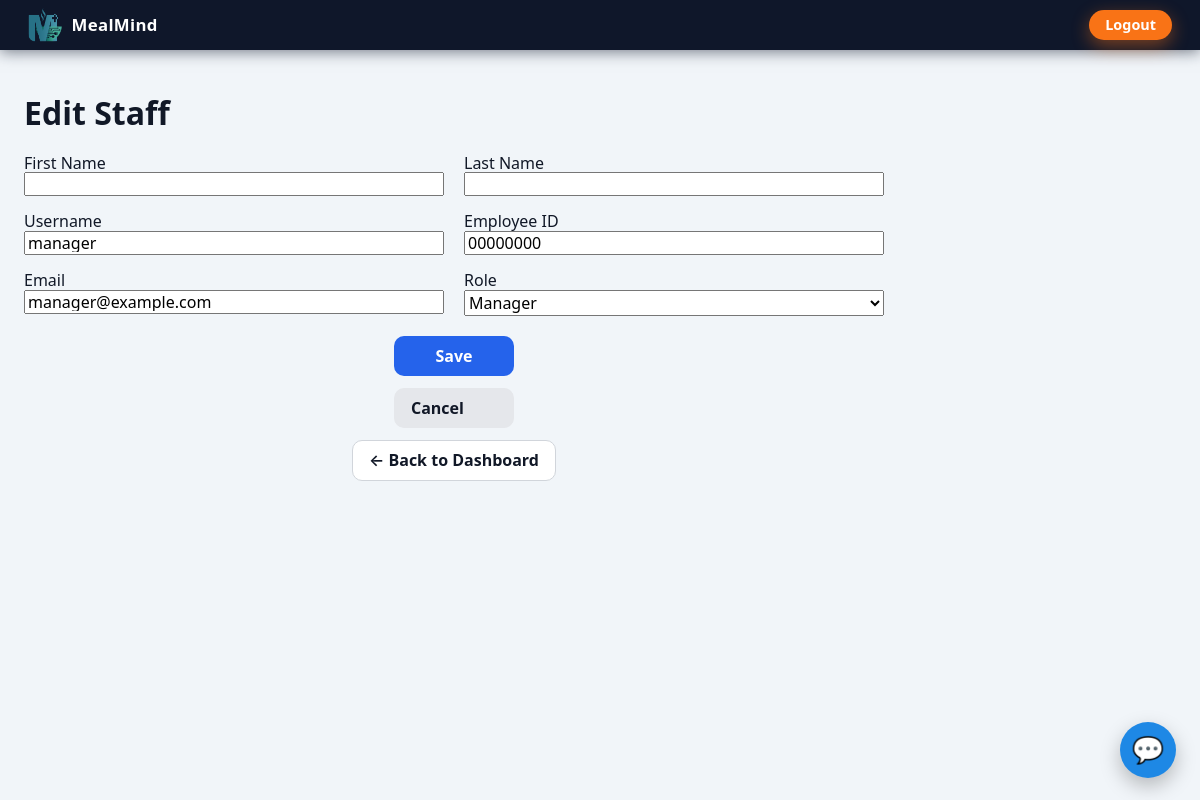
/staff/1/edit (signed in), run on the app's committed database.
### models.py (models this page shows, shortened)
class User(db.Model):
    __tablename__ = "user"
    id = db.Column(db.Integer, primary_key=True)
    first_name = db.Column(db.String(100))
    last_name = db.Column(db.String(100))
    username = db.Column(db.String(120), unique=True, index=True, nullable=False)
    employee_id = db.Column(db.String(50), unique=True, index=True)
    email = db.Column(db.String(200), index=True)
    role = db.Column(db.String(50), default="Dietary Aide")
    password_hash = db.Column(db.String(255))
    password = db.Column(db.String(255))
    must_change_password = db.Column(db.Boolean, default=False)
    mfa_enabled = db.Column(db.Boolean, default=False)
    mfa_secret = db.Column(db.String(64))
    created_at = db.Column(db.DateTime, default=datetime.utcnow)

### app.py (the view, shortened to what this page needs)
    @app.route("/staff/<int:uid>/edit", methods=["GET", "POST"])
    @login_required
    def staff_edit(uid):
        u = User.query.get_or_404(uid)
        roles = _staff_roles()
        errors = []
        values = {
            "first_name": u.first_name or "",
            "last_name": u.last_name or "",
            "username": u.username or "",
            "employee_id": u.employee_id or "",
            "email": u.email or "",
            "role": u.role or "Dietary Aide",
        }
        return render_template(
            "staff_form.html",
            mode="edit",
            values=values,
            errors=errors,
            roles=roles,
        )

### app.py (called while the page is built, shortened)
def _try_entra_login():
    from models import User
    if not current_app.config.get("USE_ENTRA_ID"):
        return

def login_required(view):
    @wraps(view)
    def wrapped(*args, **kwargs):
        if "user" not in session:
            return redirect(url_for("login"))
        return view(*args, **kwargs)
    return wrapped

### templates/staff_form.html (shortened to what this page needs)
{% extends "base.html" %}
{% block content %}
<h1>{{ 'Edit Staff' if mode == 'edit' else 'New Staff' }}</h1>
<form id="staff-form" method="post" class="form-grid">
  <div class="fg">
    <label class="form-label" for="first_name">First Name</label>
    <input id="first_name" class="form-control" type="text" name="first_name"
           value="{{ values.first_name | default('') }}" required>
  </div>
  <div class="fg">
    <label class="form-label" for="last_name">Last Name</label>
    <input id="last_name" class="form-control" type="text" name="last_name"
           value="{{ values.last_name | default('') }}" required>
  </div>
  <div class="fg">
    <label class="form-label" for="username">Username</label>
    <input id="username" class="form-control" type="text" name="username"
           value="{{ values.username | default('') }}">
  </div>
  <div class="fg">
    <label class="form-label" for="employee_id">Employee ID</label>
    <input id="employee_id" class="form-control" type="text" name="employee_id"
           value="{{ values.employee_id | default('') }}">
  </div>
  <div class="fg">
    <label class="form-label" for="email">Email</label>
    <input id="email" class="form-control" type="email" name="email"
           value="{{ values.email | default('') }}">
  </div>
  <div class="fg">
    <label class="form-label" for="role">Role</label>
    {% set current_role = values.role | default('Dietary Aide') %}
    <select id="role" class="form-select" name="role" required>
      {% for r in roles %}
        <option value="{{ r }}" {{ 'selected' if r == current_role else '' }}>{{ r }}</option>
      {% endfor %}
    </select>
  </div>
  <div class="fg fg-actions">
    <button class="btn btn-primary btn-action" type="submit">
      {{ 'Save' if mode == 'edit' else 'Create' }}
    </button>
    <a class="btn btn-secondary btn-action" href="{{ url_for('staff_list') }}">Cancel</a>
    <a class="btn btn-outline btn-action" href="{{ url_for('dashboard') }}">← Back to Dashboard</a>
  </div>
</form>
{% endblock %}

### templates/base.html (style rules this page uses)
:root { --mm-bg: #f1f5f9; --mm-topbar-bg: #0f172a; --mm-topbar-shadow: 0 2px 14px rgba(15, 23, 42, 0.55); --mm-accent: #2563eb; --mm-accent-warm: #f97316; --mm-radius: 0.5rem; --mm-chat-blue: #1e88e5; --mm-chat-blue-light: #e3f2fd; --mm-chat-gray: #f5f5f7; --mm-chat-border: #d8dde6; }
* { box-sizing: border-box; }
body { margin: 0; font-family: system-ui, -apple-system, BlinkMacSystemFont, "Segoe UI", sans-serif; background: var(--mm-bg); color: #111827; }

### templates/staff_form.html (style rules this page uses)
.form-grid { display:grid; grid-template-columns: repeat(2, minmax(260px, 420px)); gap: 1rem 1.25rem; max-width: 900px; }
.fg { display:flex;flex-direction:column }
.fg-actions { grid-column:1 / -1; display:flex;align-items:center;gap:.75rem;margin-top:.25rem }
.btn-action { min-width:120px }
.btn { display:inline-block;padding:10px 16px;border-radius:10px;font-weight:600;text-decoration:none;cursor:pointer;border:1px solid transparent }
.btn-primary { background:#2563eb;color:#fff }
.btn-secondary { background:#e5e7eb;color:#111827 }
.btn-outline { background:#fff;border-color:#d1d5db;color:#111827 }

### data on the page
User: username "manager", employee_id "00000000", email "manager@example.com"

### other printed values
{{ 'Edit Staff' if mode == 'edit' else 'New Staff' }} "Edit Staff"
{{ 'Save' if mode == 'edit' else 'Create' }} "Save"
form field role "Manager"
